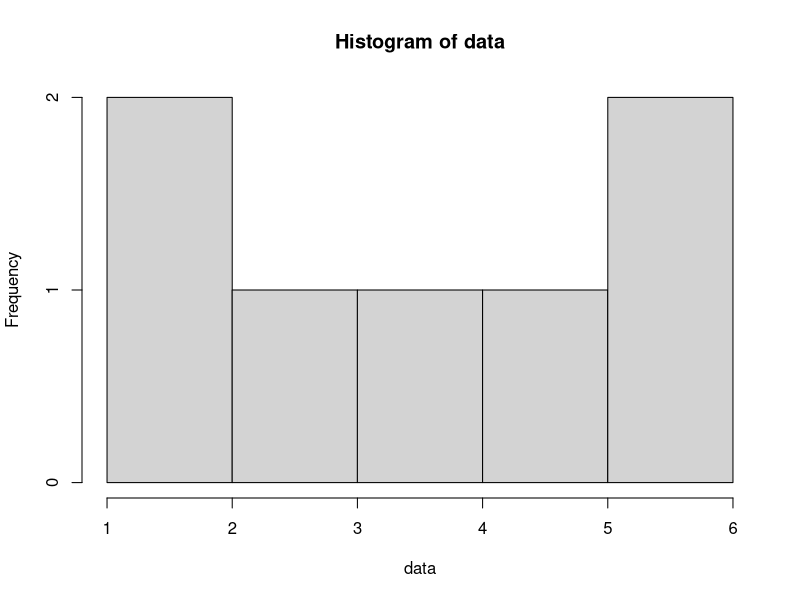

Reproduce this figure in R.
## ---- chunk 1
# this is a standard "setup" chunk usually found at the top of Rmd files,
# often used for setting options, loading files, and importing libraries
knitr::opts_chunk$set(echo = TRUE)
library(tidyverse)
## ---- chunk 2
data <- c(3, 6, 6, 2, 4, 1, 5)
mean(data)
hist(data)
